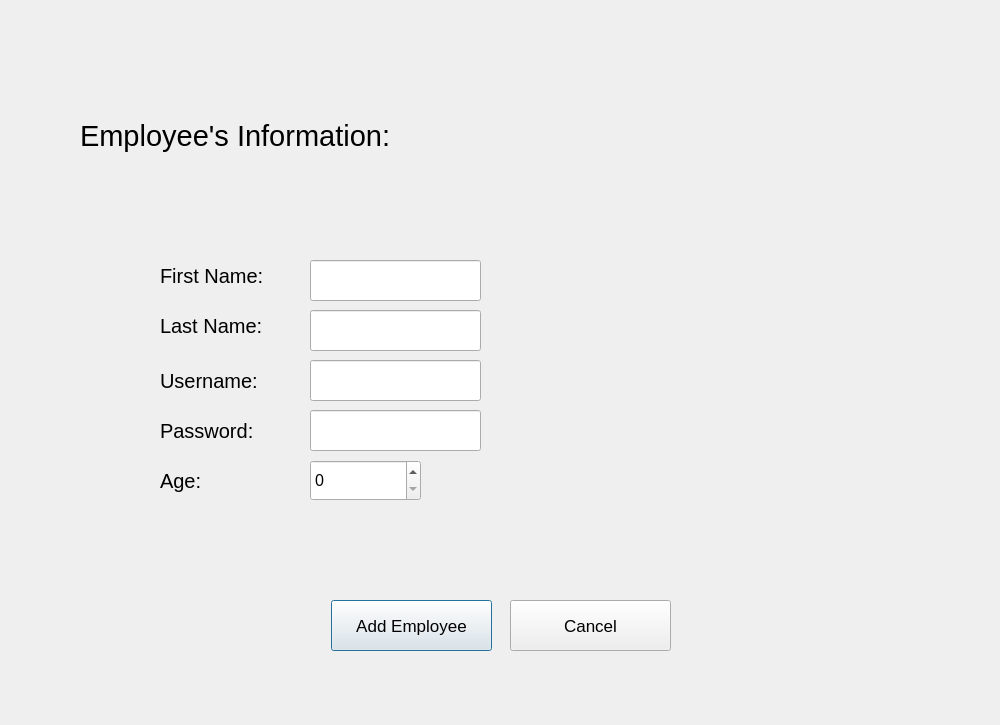
<?xml version="1.0" encoding="UTF-8"?>
<ui version="4.0">
 <class>managerAddEmployeeDialog</class>
 <widget class="QDialog" name="managerAddEmployeeDialog">
  <property name="geometry">
   <rect>
    <x>0</x>
    <y>0</y>
    <width>1000</width>
    <height>725</height>
   </rect>
  </property>
  <property name="windowTitle">
   <string>Dialog</string>
  </property>
  <widget class="QLabel" name="fname_lable">
   <property name="geometry">
    <rect>
     <x>160</x>
     <y>240</y>
     <width>141</width>
     <height>71</height>
    </rect>
   </property>
   <property name="font">
    <font>
     <pointsize>15</pointsize>
    </font>
   </property>
   <property name="text">
    <string>First Name:</string>
   </property>
  </widget>
  <widget class="QLineEdit" name="lname_le">
   <property name="geometry">
    <rect>
     <x>310</x>
     <y>310</y>
     <width>171</width>
     <height>41</height>
    </rect>
   </property>
   <property name="font">
    <font>
     <pointsize>12</pointsize>
    </font>
   </property>
  </widget>
  <widget class="QSpinBox" name="ageSpinBox">
   <property name="geometry">
    <rect>
     <x>310</x>
     <y>460</y>
     <width>111</width>
     <height>41</height>
    </rect>
   </property>
   <property name="font">
    <font>
     <pointsize>12</pointsize>
    </font>
   </property>
   <property name="cursor">
    <cursorShape>PointingHandCursor</cursorShape>
   </property>
  </widget>
  <widget class="QLineEdit" name="fname_le">
   <property name="geometry">
    <rect>
     <x>310</x>
     <y>260</y>
     <width>171</width>
     <height>41</height>
    </rect>
   </property>
   <property name="font">
    <font>
     <pointsize>12</pointsize>
    </font>
   </property>
  </widget>
  <widget class="QLineEdit" name="usrname_le">
   <property name="geometry">
    <rect>
     <x>310</x>
     <y>360</y>
     <width>171</width>
     <height>41</height>
    </rect>
   </property>
   <property name="font">
    <font>
     <pointsize>12</pointsize>
    </font>
   </property>
  </widget>
  <widget class="QLabel" name="usrname_lable">
   <property name="geometry">
    <rect>
     <x>160</x>
     <y>360</y>
     <width>131</width>
     <height>41</height>
    </rect>
   </property>
   <property name="font">
    <font>
     <pointsize>15</pointsize>
    </font>
   </property>
   <property name="text">
    <string>Username:</string>
   </property>
  </widget>
  <widget class="QLabel" name="title_label">
   <property name="geometry">
    <rect>
     <x>80</x>
     <y>100</y>
     <width>431</width>
     <height>71</height>
    </rect>
   </property>
   <property name="font">
    <font>
     <pointsize>22</pointsize>
    </font>
   </property>
   <property name="text">
    <string>Employee's Information:</string>
   </property>
  </widget>
  <widget class="QLineEdit" name="pass_le">
   <property name="geometry">
    <rect>
     <x>310</x>
     <y>410</y>
     <width>171</width>
     <height>41</height>
    </rect>
   </property>
   <property name="font">
    <font>
     <pointsize>12</pointsize>
    </font>
   </property>
  </widget>
  <widget class="QLabel" name="age_lable">
   <property name="geometry">
    <rect>
     <x>160</x>
     <y>460</y>
     <width>81</width>
     <height>41</height>
    </rect>
   </property>
   <property name="font">
    <font>
     <pointsize>15</pointsize>
    </font>
   </property>
   <property name="text">
    <string>Age:</string>
   </property>
  </widget>
  <widget class="QLabel" name="pass_lable">
   <property name="geometry">
    <rect>
     <x>160</x>
     <y>410</y>
     <width>131</width>
     <height>41</height>
    </rect>
   </property>
   <property name="font">
    <font>
     <pointsize>15</pointsize>
    </font>
   </property>
   <property name="text">
    <string>Password:</string>
   </property>
  </widget>
  <widget class="QLabel" name="lname_lable">
   <property name="geometry">
    <rect>
     <x>160</x>
     <y>300</y>
     <width>131</width>
     <height>51</height>
    </rect>
   </property>
   <property name="font">
    <font>
     <pointsize>15</pointsize>
    </font>
   </property>
   <property name="text">
    <string>Last Name:</string>
   </property>
  </widget>
  <widget class="QPushButton" name="pushButton">
   <property name="geometry">
    <rect>
     <x>331</x>
     <y>600</y>
     <width>161</width>
     <height>51</height>
    </rect>
   </property>
   <property name="font">
    <font>
     <pointsize>13</pointsize>
    </font>
   </property>
   <property name="cursor">
    <cursorShape>PointingHandCursor</cursorShape>
   </property>
   <property name="text">
    <string>Add Employee</string>
   </property>
  </widget>
  <widget class="QPushButton" name="pushButton_2">
   <property name="geometry">
    <rect>
     <x>510</x>
     <y>600</y>
     <width>161</width>
     <height>51</height>
    </rect>
   </property>
   <property name="font">
    <font>
     <pointsize>13</pointsize>
    </font>
   </property>
   <property name="cursor">
    <cursorShape>PointingHandCursor</cursorShape>
   </property>
   <property name="text">
    <string>Cancel</string>
   </property>
  </widget>
  <widget class="QLabel" name="label">
   <property name="geometry">
    <rect>
     <x>420</x>
     <y>0</y>
     <width>551</width>
     <height>551</height>
    </rect>
   </property>
   <property name="text">
    <string/>
   </property>
   <property name="pixmap">
    <pixmap>:/addEmployee.png</pixmap>
   </property>
   <property name="scaledContents">
    <bool>true</bool>
   </property>
  </widget>
 </widget>
 <resources/>
 <connections/>
</ui>
